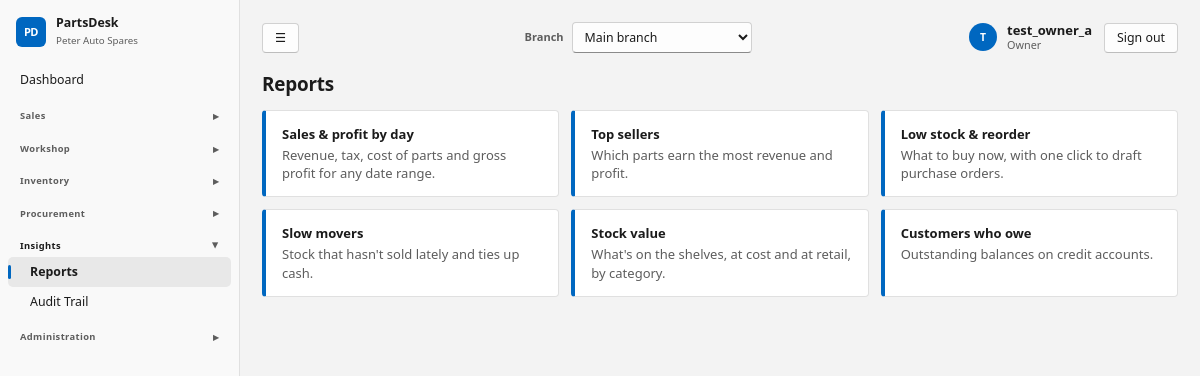
The page /reports/ (signed in) on the database its author committed.
### core/models.py (models this page shows, shortened)
class ShopSettings(TrackedModel):
    tenant = models.OneToOneField(Tenant, on_delete=models.CASCADE, related_name="settings")
    shop_name = models.CharField(max_length=120, default="My Spare Parts Shop")
    address = models.TextField(blank=True)
    phone = models.CharField(max_length=60, blank=True)
    email = models.EmailField(blank=True)
    tax_id = models.CharField("Tax / TPIN number", max_length=60, blank=True)
    currency_symbol = models.CharField(max_length=8, default="$")
    tax_name = models.CharField(max_length=20, default="VAT")
    tax_rate = models.DecimalField("Tax rate %", max_digits=5, decimal_places=2, default=Decimal("0"))
    prices_include_tax = models.BooleanField(default=True, help_text="Untick if prices are entered before tax.")
    counter_max_discount = models.DecimalField(
        "Max discount % for counter staff", max_digits=5, decimal_places=2, default=Decimal("10"),
        help_text="Managers and the owner can exceed this.")
    default_labour_rate = models.DecimalField("Default labour rate per hour", max_digits=10, decimal_places=2, default=Decimal("0"))
    invoice_footer = models.CharField(max_length=200, blank=True, default="Thank you for your business.")
    class Meta:
        verbose_name_plural = "shop settings"
    @classmethod
    def get(cls, tenant):
        obj, _ = cls.objects.get_or_create(tenant=tenant)
        return obj

class User(AbstractUser):
    class Role(models.TextChoices):
        OWNER = "owner", "Owner"
        MANAGER = "manager", "Manager"
        COUNTER = "counter", "Counter sales"
        MECHANIC = "mechanic", "Mechanic"
        STOREKEEPER = "storekeeper", "Storekeeper"
    role = models.CharField(max_length=20, choices=Role.choices, default=Role.COUNTER)
    tenant = models.ForeignKey(Tenant, null=True, blank=True, on_delete=models.PROTECT, related_name="users")
    branches = models.ManyToManyField(Branch, blank=True, related_name="staff")
    @property
    def display_name(self):
        return self.get_full_name() or self.username

### core/views.py (the view)
# urls.py: path("reports/", views.reports_home, name="reports_home"),
@role_required(MGMT)
def reports_home(request):
    cards = [
        ("Sales & profit by day", "report_sales", "Revenue, tax, cost of parts and gross profit for any date range."),
        ("Top sellers", "report_top", "Which parts earn the most revenue and profit."),
        ("Low stock & reorder", "report_low_stock", "What to buy now, with one click to draft purchase orders."),
        ("Slow movers", "report_slow", "Stock that hasn't sold lately and ties up cash."),
        ("Stock value", "report_stock_value", "What's on the shelves, at cost and at retail, by category."),
        ("Customers who owe", "report_receivables", "Outstanding balances on credit accounts."),
    ]
    return render(request, "core/reports_home.html", {"page_title": "Reports", "cards": cards})

### core/audit.py (called while the page is built)
@contextmanager
def audit_context(**values):
    token = _current.set(dict(_current.get(), **values))
    try:
        yield
    finally:
        _current.reset(token)

def metadata(request):
    try:
        address = str(ip_address(request.META.get('REMOTE_ADDR', '')))
    except ValueError:
        address = None
    match = request.resolver_match
    return dict(request_id=request.audit_request_id, ip_address=address,
                route=(match.view_name if match else 'unmatched')[:100], method=request.method[:10])

### core/models.py (called while the page is built)
    def save(self, *args, **kwargs):
        if not self._state.adding:
            raise ValueError("Audit records cannot be edited.")
        return super().save(*args, **kwargs)

### core/navigation.py (called while the page is built)
def page_back_link(request):
    if request is None or not request.user.is_authenticated:
        return None
    match = request.resolver_match
    name = match.url_name if match else None
    if name == 'dashboard':
        return None
    kwargs = {}
    if name == 'vehicle_create':
        if 'pk' in match.kwargs:
            target, label = 'customer_detail', 'Back to customer'
            kwargs = {'pk': match.kwargs['pk']}
        else:
            target, label = 'vehicle_list', 'Back to vehicles'
    elif name in RECORD_PARENTS:
        target, label = RECORD_PARENTS[name]
        kwargs = {'pk': match.kwargs['pk']}
    else:
        if name not in PARENTS:
            return None
        target, label = PARENTS[name]
    return {'url': reverse(target, kwargs=kwargs), 'label': label}

### core/permissions.py (called while the page is built)
def role_required(roles=None):
    def decorator(view):
        @wraps(view)
        def wrapper(request, *args, **kwargs):
            if not request.user.is_authenticated:
                return redirect_to_login(request.get_full_path())
            require_branch(request)
            if roles is not None and request.user.role not in roles:
                raise PermissionDenied
            return view(request, *args, **kwargs)
        return wrapper
    return decorator

### core/templatetags/ui.py (called while the page is built)
@register.simple_tag(takes_context=True)
def page_back_link(context):
    from core.navigation import page_back_link as destination
    return destination(context.get("request"))

### core/tenancy.py (called while the page is built)
def allowed_branches(user):
    if not user.is_authenticated or not user.is_active or not user.tenant_id:
        return Branch.objects.none()
    qs = Branch.objects.filter(tenant_id=user.tenant_id, tenant__is_active=True, is_active=True)
    if user.role != User.Role.OWNER:
        qs = qs.filter(staff=user)
    return qs

### templates/core/reports_home.html
{% extends "base.html" %}
{% block content %}<div class="reportcards">{% for title, url, blurb in cards %}<a href="{% url url %}"><strong>{{ title }}</strong><span class="muted">{{ blurb }}</span></a>{% endfor %}</div>{% endblock %}

### templates/base.html (shortened to what this page needs)
{% load static ui %}<!doctype html>
<html lang="en">
<head>
<link rel="stylesheet" href="{% static 'css/app.css' %}">
</head>
<body data-print-log-url="{% url 'log_print_request' %}" {% if auto_print %}data-autoprint="1"{% endif %}>
<div class="app">
  <aside class="side no-print">
    <div class="brand"><span class="brand-mark">PD</span><div><strong>PartsDesk</strong><small>{{ shop.shop_name }}</small></div></div>
    <nav>{% for g in nav %}{% if g.title %}<details class="nav-group" {% if g.open %}open{% endif %}><summary>{{ g.title }}</summary>{% for item in g.items %}<a href="{{ item.url }}" class="{% if item.active %}on{% endif %}">{{ item.label }}</a>{% endfor %}</details>{% else %}{% for item in g.items %}<a href="{{ item.url }}" class="{% if item.active %}on{% endif %}">{{ item.label }}</a>{% endfor %}{% endif %}{% endfor %}</nav>
  </aside>
  <main class="main">
    <div class="topbar no-print">
      <button type="button" class="btn nav-toggle" id="nav-toggle" aria-label="Toggle menu" title="Show/hide menu">&#9776;</button>
      {% if branches %}<form method="post" action="{% url 'switch_branch' %}" class="branch-switch">{% csrf_token %}
        <label for="branch-select">Branch</label>
        <select id="branch-select" name="branch_id" onchange="this.form.submit()">{% for b in branches %}<option value="{{ b.pk }}" {% if b.pk == active_branch.pk %}selected{% endif %}>{{ b.name }}</option>{% endfor %}</select>
        <noscript><button type="submit">Switch</button></noscript></form>{% endif %}
      <div class="topbar-user"><a href="{% url 'profile' %}" class="user-chip"><span class="avatar">{{ user.display_name|slice:":1"|upper }}</span><span><strong>{{ user.display_name }}</strong><small>{{ user.get_role_display }}</small></span></a>
        <form method="post" action="{% url 'logout' %}">{% csrf_token %}<button type="submit" class="btn">Sign out</button></form></div>
    </div>
    <header class="top"><h1>{% block page_heading %}{{ page_title }}{% endblock %}</h1>{% page_back_link as back %}</header>
    {% block content %}{% endblock %}
  </main>
</div>
</body>
</html>

### rows shown on the page
ShopSettings: shop_name "Peter Auto Spares"
User: display_name "T", display_name "test_owner_a", role "Owner"

### other values the page prints
{{ item.label }} "Dashboard"
{{ g.title }} "Sales" "Workshop" "Inventory" "Procurement" "Insights" "Administration"
{{ item.label }} "Reports" "Audit Trail"
{{ page_title }} "Reports"
{{ title }} "Sales & profit by day" "Top sellers" "Low stock & reorder" "Slow movers" "Stock value" "Customers who owe"
{{ blurb }} "Revenue, tax, cost of parts and gross profit for any date range." "Which parts earn the most revenue and profit." "What to buy now, with one click to draft purchase orders." "Stock that hasn't sold lately and ties up cash." "What's on the shelves, at cost and at retail, by category." "Outstanding balances on credit accounts."
form field branch_id "Main branch"
